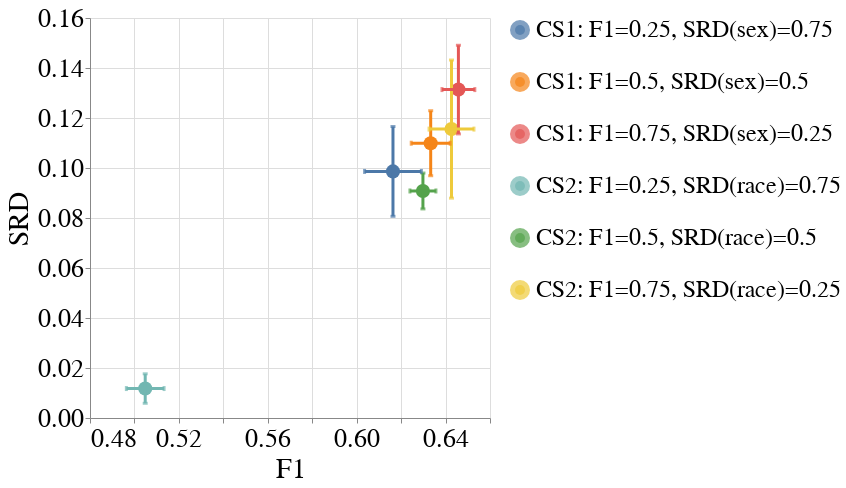

The notebook cell saved with this chart:
### Code cell
create_box_plot_per_dataset_and_all_case_studies(to_plot=best_lp_metrics_per_exp_config_df,
                                                 exp_name=EXP_NAME,
                                                 dataset_name=DATASET_NAME,
                                                 metric_x="F1",
                                                 group_x="overall",
                                                 metric_y="Selection_Rate_Difference",
                                                 group_y="RAC1P",
                                                 rename_legend_dct=rename_legend_dct)

### Figure 1 — Vega-Lite specification as saved in the notebook (floating-point values rounded to 4 significant figures)
{"config": {"view": {"continuousWidth": 400, "continuousHeight": 300, "stroke": null}, "axis": {"labelFontSize": 26, "labelFontWeight": "normal", "titleFontSize": 28, "titleFontWeight": "normal"}, "legend": {"labelFontSize": 24, "labelLimit": 500, "symbolStrokeWidth": 10, "titleFontSize": 26}, "title": {"fontSize": 28}}, "layer": [{"mark": {"type": "point", "filled": true}, "encoding": {"color": {"field": "exp_config_name", "title": null, "type": "nominal"}, "size": {"value": 200}, "tooltip": [{"field": "exp_config_name", "type": "nominal"}, {"aggregate": "mean", "field": "F1", "type": "quantitative"}, {"aggregate": "mean", "field": "Selection_Rate_Difference", "type": "quantitative"}], "x": {"aggregate": "mean", "field": "F1", "scale": {"zero": false}, "title": "F1", "type": "quantitative"}, "y": {"aggregate": "mean", "field": "Selection_Rate_Difference", "scale": {"zero": false}, "title": "SRD", "type": "quantitative"}}}, {"mark": {"type": "errorbar", "extent": "stdev", "orient": "vertical", "thickness": 3, "ticks": true}, "encoding": {"color": {"field": "exp_config_name", "title": null, "type": "nominal"}, "x": {"aggregate": "mean", "field": "F1", "scale": {"zero": false}, "title": "F1", "type": "quantitative"}, "y": {"field": "Selection_Rate_Difference", "scale": {"zero": false}, "title": "SRD", "type": "quantitative"}}}, {"mark": {"type": "errorbar", "extent": "stdev", "orient": "horizontal", "thickness": 3, "ticks": true}, "encoding": {"color": {"field": "exp_config_name", "title": null, "type": "nominal"}, "x": {"field": "F1", "scale": {"zero": false}, "title": "F1", "type": "quantitative"}, "y": {"aggregate": "mean", "field": "Selection_Rate_Difference", "scale": {"zero": false}, "title": "SRD", "type": "quantitative"}}}], "data": {"name": "data-c8f1461705dcc44adad69ce35a510b73"}, "height": 400, "width": 400, "$schema": "https://vega.github.io/schema/vega-lite/v4.17.0.json", "datasets": {"data-c8f1461705dcc44adad69ce35a510b73": [{"exp_config_name": "CS1: F1=0.25, SRD(sex)=0.75", "run_num": 1, "logical_pipeline_uuid": "Tm9uZSZOT19GQUlSTkVTU19JTlRFUlZFTlRJT04mZ2FuZGFsZl9jbGY=", "physical_pipeline_uuid": "958a42d4-ae13-4272-ac55-7a7a43adb079", "compound_pp_quality_x": 0.9037, "metric_x": "F1", "model_name": "gandalf_clf", "runtime_in_mins_x": 7.398, "dataset_name": "folk_pubcov", "logical_pipeline_name": "None&NO_FAIRNESS_INTERVENTION&gandalf_clf", "null_imputer_name_x": "None", "fairness_intervention_name_x": "NO_FAIRNESS_INTERVENTION", "RAC1P_dis_x": 0.6186, "RAC1P_priv_x": 0.6251, "SEX&RAC1P_dis_x": 0.6296, "SEX&RAC1P_priv_x": 0.6196, "SEX_dis_x": 0.6196, "SEX_priv_x": 0.6252, "F1": 0.6222, "compound_pp_quality_y": 0.9037, "metric_y": "Selection_Rate_Difference", "runtime_in_mins_y": 7.398, "null_imputer_name_y": "None", "fairness_intervention_name_y": "NO_FAIRNESS_INTERVENTION", "RAC1P_dis_y": 0.4202, "RAC1P_priv_y": 0.3143, "SEX&RAC1P_dis_y": 0.4456, "SEX&RAC1P_priv_y": 0.3314, "SEX_dis_y": 0.3536, "SEX_priv_y": 0.3561, "overall": 0.3547, "Selection_Rate_Difference": 0.1059}, {"exp_config_name": "CS1: F1=0.25, SRD(sex)=0.75", "run_num": 2, "logical_pipeline_uuid": "Tm9uZSZOT19GQUlSTkVTU19JTlRFUlZFTlRJT04mcmZfY2xm", "physical_pipeline_uuid": "71864487-2932-4202-b020-9da6a608e99a", "compound_pp_quality_x": 0.9003, "metric_x": "F1", "model_name": "rf_clf", "runtime_in_mins_x": 0.04963, "dataset_name": "folk_pubcov", "logical_pipeline_name": "None&NO_FAIRNESS_INTERVENTION&rf_clf", "null_imputer_name_x": "None", "fairness_intervention_name_x": "NO_FAIRNESS_INTERVENTION", "RAC1P_dis_x": 0.6221, "RAC1P_priv_x": 0.6091, "SEX&RAC1P_dis_x": 0.6193, "SEX&RAC1P_priv_x": 0.6134, "SEX_dis_x": 0.6068, "SEX_priv_x": 0.6246, "F1": 0.6148, "compound_pp_quality_y": 0.9003, "metric_y": "Selection_Rate_Difference", "runtime_in_mins_y": 0.04963, "null_imputer_name_y": "None", "fairness_intervention_name_y": "NO_FAIRNESS_INTERVENTION", "RAC1P_dis_y": 0.4028, "RAC1P_priv_y": 0.3066, "SEX&RAC1P_dis_y": 0.4212, "SEX&RAC1P_priv_y": 0.3222, "SEX_dis_y": 0.3404, "SEX_priv_y": 0.345, "overall": 0.3424, "Selection_Rate_Difference": 0.09616}, {"exp_config_name": "CS1: F1=0.25, SRD(sex)=0.75", "run_num": 3, "logical_pipeline_uuid": "Tm9uZSZOT19GQUlSTkVTU19JTlRFUlZFTlRJT04mZ2FuZGFsZl9jbGY=", "physical_pipeline_uuid": "ce1b8b63-3c48-45d8-8125-bd9908a4900b", "compound_pp_quality_x": 0.9069, "metric_x": "F1", "model_name": "gandalf_clf", "runtime_in_mins_x": 12.04, "dataset_name": "folk_pubcov", "logical_pipeline_name": "None&NO_FAIRNESS_INTERVENTION&gandalf_clf", "null_imputer_name_x": "None", "fairness_intervention_name_x": "NO_FAIRNESS_INTERVENTION", "RAC1P_dis_x": 0.6432, "RAC1P_priv_x": 0.6258, "SEX&RAC1P_dis_x": 0.6624, "SEX&RAC1P_priv_x": 0.6236, "SEX_dis_x": 0.6352, "SEX_priv_x": 0.6324, "F1": 0.634, "compound_pp_quality_y": 0.9069, "metric_y": "Selection_Rate_Difference", "runtime_in_mins_y": 12.04, "null_imputer_name_y": "None", "fairness_intervention_name_y": "NO_FAIRNESS_INTERVENTION", "RAC1P_dis_y": 0.419, "RAC1P_priv_y": 0.303, "SEX&RAC1P_dis_y": 0.4404, "SEX&RAC1P_priv_y": 0.3226, "SEX_dis_y": 0.3487, "SEX_priv_y": 0.3466, "overall": 0.3478, "Selection_Rate_Difference": 0.116}, {"exp_config_name": "CS1: F1=0.25, SRD(sex)=0.75", "run_num": 4, "logical_pipeline_uuid": "Tm9uZSZOT19GQUlSTkVTU19JTlRFUlZFTlRJT04mZ2FuZGFsZl9jbGY=", "physical_pipeline_uuid": "eac4cda9-7e20-40fa-a54f-d43347287293", "compound_pp_quality_x": 0.9003, "metric_x": "F1", "model_name": "gandalf_clf", "runtime_in_mins_x": 16.79, "dataset_name": "folk_pubcov", "logical_pipeline_name": "None&NO_FAIRNESS_INTERVENTION&gandalf_clf", "null_imputer_name_x": "None", "fairness_intervention_name_x": "NO_FAIRNESS_INTERVENTION", "RAC1P_dis_x": 0.5995, "RAC1P_priv_x": 0.62, "SEX&RAC1P_dis_x": 0.622, "SEX&RAC1P_priv_x": 0.6073, "SEX_dis_x": 0.6132, "SEX_priv_x": 0.6084, "F1": 0.6111, "compound_pp_quality_y": 0.9003, "metric_y": "Selection_Rate_Difference", "runtime_in_mins_y": 16.79, "null_imputer_name_y": "None", "fairness_intervention_name_y": "NO_FAIRNESS_INTERVENTION", "RAC1P_dis_y": 0.3475, "RAC1P_priv_y": 0.2784, "SEX&RAC1P_dis_y": 0.3719, "SEX&RAC1P_priv_y": 0.2865, "SEX_dis_y": 0.3029, "SEX_priv_y": 0.3062, "overall": 0.3043, "Selection_Rate_Difference": 0.06907}, {"exp_config_name": "CS1: F1=0.25, SRD(sex)=0.75", "run_num": 5, "logical_pipeline_uuid": "Tm9uZSZOT19GQUlSTkVTU19JTlRFUlZFTlRJT04mZ2FuZGFsZl9jbGY=", "physical_pipeline_uuid": "e7f4d3df-3543-4479-9e26-a243c1f93bc9", "compound_pp_quality_x": 0.8996, "metric_x": "F1", "model_name": "gandalf_clf", "runtime_in_mins_x": 10.61, "dataset_name": "folk_pubcov", "logical_pipeline_name": "None&NO_FAIRNESS_INTERVENTION&gandalf_clf", "null_imputer_name_x": "None", "fairness_intervention_name_x": "NO_FAIRNESS_INTERVENTION", "RAC1P_dis_x": 0.6033, "RAC1P_priv_x": 0.5967, "SEX&RAC1P_dis_x": 0.6249, "SEX&RAC1P_priv_x": 0.5909, "SEX_dis_x": 0.6025, "SEX_priv_x": 0.596, "F1": 0.5997, "compound_pp_quality_y": 0.8996, "metric_y": "Selection_Rate_Difference", "runtime_in_mins_y": 10.61, "null_imputer_name_y": "None", "fairness_intervention_name_y": "NO_FAIRNESS_INTERVENTION", "RAC1P_dis_y": 0.3726, "RAC1P_priv_y": 0.2665, "SEX&RAC1P_dis_y": 0.394, "SEX&RAC1P_priv_y": 0.2832, "SEX_dis_y": 0.3054, "SEX_priv_y": 0.3058, "overall": 0.3056, "Selection_Rate_Difference": 0.1061}, {"exp_config_name": "CS1: F1=0.5, SRD(sex)=0.5", "run_num": 1, "logical_pipeline_uuid": "Tm9uZSZOT19GQUlSTkVTU19JTlRFUlZFTlRJT04mZ2FuZGFsZl9jbGY=", "physical_pipeline_uuid": "76cf8f4b-42d2-4828-a382-2a6c20514a6a", "compound_pp_quality_x": 0.8099, "metric_x": "F1", "model_name": "gandalf_clf", "runtime_in_mins_x": 6.951, "dataset_name": "folk_pubcov", "logical_pipeline_name": "None&NO_FAIRNESS_INTERVENTION&gandalf_clf", "null_imputer_name_x": "None", "fairness_intervention_name_x": "NO_FAIRNESS_INTERVENTION", "RAC1P_dis_x": 0.6205, "RAC1P_priv_x": 0.6263, "SEX&RAC1P_dis_x": 0.6328, "SEX&RAC1P_priv_x": 0.6205, "SEX_dis_x": 0.6224, "SEX_priv_x": 0.6251, "F1": 0.6236, "compound_pp_quality_y": 0.8099, "metric_y": "Selection_Rate_Difference", "runtime_in_mins_y": 6.951, "null_imputer_name_y": "None", "fairness_intervention_name_y": "NO_FAIRNESS_INTERVENTION", "RAC1P_dis_y": 0.4225, "RAC1P_priv_y": 0.3141, "SEX&RAC1P_dis_y": 0.4471, "SEX&RAC1P_priv_y": 0.332, "SEX_dis_y": 0.3538, "SEX_priv_y": 0.3577, "overall": 0.3555, "Selection_Rate_Difference": 0.1084}, {"exp_config_name": "CS1: F1=0.5, SRD(sex)=0.5", "run_num": 2, "logical_pipeline_uuid": "Tm9uZSZOT19GQUlSTkVTU19JTlRFUlZFTlRJT04mbGdibV9jbGY=", "physical_pipeline_uuid": "c9ee8c82-7b34-4c91-afbc-77d176354226", "compound_pp_quality_x": 0.8061, "metric_x": "F1", "model_name": "lgbm_clf", "runtime_in_mins_x": 0.01599, "dataset_name": "folk_pubcov", "logical_pipeline_name": "None&NO_FAIRNESS_INTERVENTION&lgbm_clf", "null_imputer_name_x": "None", "fairness_intervention_name_x": "NO_FAIRNESS_INTERVENTION", "RAC1P_dis_x": 0.6237, "RAC1P_priv_x": 0.6286, "SEX&RAC1P_dis_x": 0.6205, "SEX&RAC1P_priv_x": 0.6283, "SEX_dis_x": 0.6191, "SEX_priv_x": 0.6352, "F1": 0.6264, "compound_pp_quality_y": 0.8061, "metric_y": "Selection_Rate_Difference", "runtime_in_mins_y": 0.01599, "null_imputer_name_y": "None", "fairness_intervention_name_y": "NO_FAIRNESS_INTERVENTION", "RAC1P_dis_y": 0.3738, "RAC1P_priv_y": 0.271, "SEX&RAC1P_dis_y": 0.3814, "SEX&RAC1P_priv_y": 0.2907, "SEX_dis_y": 0.303, "SEX_priv_y": 0.3171, "overall": 0.3092, "Selection_Rate_Difference": 0.1028}, {"exp_config_name": "CS1: F1=0.5, SRD(sex)=0.5", "run_num": 3, "logical_pipeline_uuid": "Tm9uZSZOT19GQUlSTkVTU19JTlRFUlZFTlRJT04mZ2FuZGFsZl9jbGY=", "physical_pipeline_uuid": "40d036dc-f339-49e6-96e2-8663f56b899b", "compound_pp_quality_x": 0.8165, "metric_x": "F1", "model_name": "gandalf_clf", "runtime_in_mins_x": 11.57, "dataset_name": "folk_pubcov", "logical_pipeline_name": "None&NO_FAIRNESS_INTERVENTION&gandalf_clf", "null_imputer_name_x": "None", "fairness_intervention_name_x": "NO_FAIRNESS_INTERVENTION", "RAC1P_dis_x": 0.6431, "RAC1P_priv_x": 0.6271, "SEX&RAC1P_dis_x": 0.6624, "SEX&RAC1P_priv_x": 0.6245, "SEX_dis_x": 0.6366, "SEX_priv_x": 0.6321, "F1": 0.6346, "compound_pp_quality_y": 0.8165, "metric_y": "Selection_Rate_Difference", "runtime_in_mins_y": 11.57, "null_imputer_name_y": "None", "fairness_intervention_name_y": "NO_FAIRNESS_INTERVENTION", "RAC1P_dis_y": 0.4224, "RAC1P_priv_y": 0.3058, "SEX&RAC1P_dis_y": 0.4418, "SEX&RAC1P_priv_y": 0.326, "SEX_dis_y": 0.3515, "SEX_priv_y": 0.3498, "overall": 0.3508, "Selection_Rate_Difference": 0.1166}, {"exp_config_name": "CS1: F1=0.5, SRD(sex)=0.5", "run_num": 4, "logical_pipeline_uuid": "Tm9uZSZOT19GQUlSTkVTU19JTlRFUlZFTlRJT04mZ2FuZGFsZl9jbGY=", "physical_pipeline_uuid": "73df4398-3da6-4142-9186-4b8aa8b8768b", "compound_pp_quality_x": 0.8098, "metric_x": "F1", "model_name": "gandalf_clf", "runtime_in_mins_x": 15.61, "dataset_name": "folk_pubcov", "logical_pipeline_name": "None&NO_FAIRNESS_INTERVENTION&gandalf_clf", "null_imputer_name_x": "None", "fairness_intervention_name_x": "NO_FAIRNESS_INTERVENTION", "RAC1P_dis_x": 0.6317, "RAC1P_priv_x": 0.6396, "SEX&RAC1P_dis_x": 0.6495, "SEX&RAC1P_priv_x": 0.6315, "SEX_dis_x": 0.6354, "SEX_priv_x": 0.637, "F1": 0.6361, "compound_pp_quality_y": 0.8098, "metric_y": "Selection_Rate_Difference", "runtime_in_mins_y": 15.61, "null_imputer_name_y": "None", "fairness_intervention_name_y": "NO_FAIRNESS_INTERVENTION", "RAC1P_dis_y": 0.408, "RAC1P_priv_y": 0.3141, "SEX&RAC1P_dis_y": 0.4272, "SEX&RAC1P_priv_y": 0.3288, "SEX_dis_y": 0.3421, "SEX_priv_y": 0.3587, "overall": 0.3493, "Selection_Rate_Difference": 0.09392}, {"exp_config_name": "CS1: F1=0.5, SRD(sex)=0.5", "run_num": 5, "logical_pipeline_uuid": "Tm9uZSZOT19GQUlSTkVTU19JTlRFUlZFTlRJT04mZ2FuZGFsZl9jbGY=", "physical_pipeline_uuid": "62462e31-ce70-492f-aea5-6e2a7a34b420", "compound_pp_quality_x": 0.8179, "metric_x": "F1", "model_name": "gandalf_clf", "runtime_in_mins_x": 12.73, "dataset_name": "folk_pubcov", "logical_pipeline_name": "None&NO_FAIRNESS_INTERVENTION&gandalf_clf", "null_imputer_name_x": "None", "fairness_intervention_name_x": "NO_FAIRNESS_INTERVENTION", "RAC1P_dis_x": 0.657, "RAC1P_priv_x": 0.6366, "SEX&RAC1P_dis_x": 0.6725, "SEX&RAC1P_priv_x": 0.6367, "SEX_dis_x": 0.6439, "SEX_priv_x": 0.6481, "F1": 0.6458, "compound_pp_quality_y": 0.8179, "metric_y": "Selection_Rate_Difference", "runtime_in_mins_y": 12.73, "null_imputer_name_y": "None", "fairness_intervention_name_y": "NO_FAIRNESS_INTERVENTION", "RAC1P_dis_y": 0.4623, "RAC1P_priv_y": 0.3344, "SEX&RAC1P_dis_y": 0.4755, "SEX&RAC1P_priv_y": 0.3578, "SEX_dis_y": 0.3773, "SEX_priv_y": 0.3872, "overall": 0.3816, "Selection_Rate_Difference": 0.1279}, {"exp_config_name": "CS1: F1=0.75, SRD(sex)=0.25", "run_num": 1, "logical_pipeline_uuid": "Tm9uZSZOT19GQUlSTkVTU19JTlRFUlZFTlRJT04mZ2FuZGFsZl9jbGY=", "physical_pipeline_uuid": "29b1f677-8500-4f01-82b9-e83f900f3a3d", "compound_pp_quality_x": 0.7218, "metric_x": "F1", "model_name": "gandalf_clf", "runtime_in_mins_x": 7.219, "dataset_name": "folk_pubcov", "logical_pipeline_name": "None&NO_FAIRNESS_INTERVENTION&gandalf_clf", "null_imputer_name_x": "None", "fairness_intervention_name_x": "NO_FAIRNESS_INTERVENTION", "RAC1P_dis_x": 0.6434, "RAC1P_priv_x": 0.6311, "SEX&RAC1P_dis_x": 0.6481, "SEX&RAC1P_priv_x": 0.633, "SEX_dis_x": 0.6279, "SEX_priv_x": 0.6473, "F1": 0.6368, "compound_pp_quality_y": 0.7218, "metric_y": "Selection_Rate_Difference", "runtime_in_mins_y": 7.219, "null_imputer_name_y": "None", "fairness_intervention_name_y": "NO_FAIRNESS_INTERVENTION", "RAC1P_dis_y": 0.4653, "RAC1P_priv_y": 0.3316, "SEX&RAC1P_dis_y": 0.478, "SEX&RAC1P_priv_y": 0.3581, "SEX_dis_y": 0.3724, "SEX_priv_y": 0.3956, "overall": 0.3826, "Selection_Rate_Difference": 0.1337}, {"exp_config_name": "CS1: F1=0.75, SRD(sex)=0.25", "run_num": 2, "logical_pipeline_uuid": "Tm9uZSZOT19GQUlSTkVTU19JTlRFUlZFTlRJT04mZ2FuZGFsZl9jbGY=", "physical_pipeline_uuid": "d4af35ab-b5ca-436a-9ab2-e6aa79af6e9f", "compound_pp_quality_x": 0.7275, "metric_x": "F1", "model_name": "gandalf_clf", "runtime_in_mins_x": 13.37, "dataset_name": "folk_pubcov", "logical_pipeline_name": "None&NO_FAIRNESS_INTERVENTION&gandalf_clf", "null_imputer_name_x": "None", "fairness_intervention_name_x": "NO_FAIRNESS_INTERVENTION", "RAC1P_dis_x": 0.6611, "RAC1P_priv_x": 0.6467, "SEX&RAC1P_dis_x": 0.6548, "SEX&RAC1P_priv_x": 0.6527, "SEX_dis_x": 0.6515, "SEX_priv_x": 0.6552, "F1": 0.6532, "compound_pp_quality_y": 0.7275, "metric_y": "Selection_Rate_Difference", "runtime_in_mins_y": 13.37, "null_imputer_name_y": "None", "fairness_intervention_name_y": "NO_FAIRNESS_INTERVENTION", "RAC1P_dis_y": 0.4929, "RAC1P_priv_y": 0.3471, "SEX&RAC1P_dis_y": 0.4786, "SEX&RAC1P_priv_y": 0.3815, "SEX_dis_y": 0.3796, "SEX_priv_y": 0.4291, "overall": 0.4013, "Selection_Rate_Difference": 0.1458}, {"exp_config_name": "CS1: F1=0.75, SRD(sex)=0.25", "run_num": 3, "logical_pipeline_uuid": "Tm9uZSZOT19GQUlSTkVTU19JTlRFUlZFTlRJT04mZ2FuZGFsZl9jbGY=", "physical_pipeline_uuid": "3e79a58b-44c9-45a2-8dc6-5725535f4bd7", "compound_pp_quality_x": 0.7264, "metric_x": "F1", "model_name": "gandalf_clf", "runtime_in_mins_x": 14.21, "dataset_name": "folk_pubcov", "logical_pipeline_name": "None&NO_FAIRNESS_INTERVENTION&gandalf_clf", "null_imputer_name_x": "None", "fairness_intervention_name_x": "NO_FAIRNESS_INTERVENTION", "RAC1P_dis_x": 0.6432, "RAC1P_priv_x": 0.6354, "SEX&RAC1P_dis_x": 0.6484, "SEX&RAC1P_priv_x": 0.6357, "SEX_dis_x": 0.6296, "SEX_priv_x": 0.6508, "F1": 0.639, "compound_pp_quality_y": 0.7264, "metric_y": "Selection_Rate_Difference", "runtime_in_mins_y": 14.21, "null_imputer_name_y": "None", "fairness_intervention_name_y": "NO_FAIRNESS_INTERVENTION", "RAC1P_dis_y": 0.4263, "RAC1P_priv_y": 0.3224, "SEX&RAC1P_dis_y": 0.4334, "SEX&RAC1P_priv_y": 0.3432, "SEX_dis_y": 0.3575, "SEX_priv_y": 0.369, "overall": 0.3625, "Selection_Rate_Difference": 0.1039}, {"exp_config_name": "CS1: F1=0.75, SRD(sex)=0.25", "run_num": 4, "logical_pipeline_uuid": "Tm9uZSZOT19GQUlSTkVTU19JTlRFUlZFTlRJT04mZ2FuZGFsZl9jbGY=", "physical_pipeline_uuid": "8e2b1ba1-d1b0-4c89-bc8d-d7db1997ff3e", "compound_pp_quality_x": 0.7321, "metric_x": "F1", "model_name": "gandalf_clf", "runtime_in_mins_x": 10.33, "dataset_name": "folk_pubcov", "logical_pipeline_name": "None&NO_FAIRNESS_INTERVENTION&gandalf_clf", "null_imputer_name_x": "None", "fairness_intervention_name_x": "NO_FAIRNESS_INTERVENTION", "RAC1P_dis_x": 0.6521, "RAC1P_priv_x": 0.6464, "SEX&RAC1P_dis_x": 0.6677, "SEX&RAC1P_priv_x": 0.6424, "SEX_dis_x": 0.6462, "SEX_priv_x": 0.6523, "F1": 0.6489, "compound_pp_quality_y": 0.7321, "metric_y": "Selection_Rate_Difference", "runtime_in_mins_y": 10.33, "null_imputer_name_y": "None", "fairness_intervention_name_y": "NO_FAIRNESS_INTERVENTION", "RAC1P_dis_y": 0.4664, "RAC1P_priv_y": 0.3403, "SEX&RAC1P_dis_y": 0.4873, "SEX&RAC1P_priv_y": 0.3614, "SEX_dis_y": 0.3797, "SEX_priv_y": 0.398, "overall": 0.3876, "Selection_Rate_Difference": 0.1261}, {"exp_config_name": "CS1: F1=0.75, SRD(sex)=0.25", "run_num": 5, "logical_pipeline_uuid": "Tm9uZSZOT19GQUlSTkVTU19JTlRFUlZFTlRJT04mZ2FuZGFsZl9jbGY=", "physical_pipeline_uuid": "68bd4be6-838e-4843-929f-0d7464c89b53", "compound_pp_quality_x": 0.7306, "metric_x": "F1", "model_name": "gandalf_clf", "runtime_in_mins_x": 10.66, "dataset_name": "folk_pubcov", "logical_pipeline_name": "None&NO_FAIRNESS_INTERVENTION&gandalf_clf", "null_imputer_name_x": "None", "fairness_intervention_name_x": "NO_FAIRNESS_INTERVENTION", "RAC1P_dis_x": 0.6653, "RAC1P_priv_x": 0.639, "SEX&RAC1P_dis_x": 0.6789, "SEX&RAC1P_priv_x": 0.6415, "SEX_dis_x": 0.6468, "SEX_priv_x": 0.6561, "F1": 0.651, "compound_pp_quality_y": 0.7306, "metric_y": "Selection_Rate_Difference", "runtime_in_mins_y": 10.66, "null_imputer_name_y": "None", "fairness_intervention_name_y": "NO_FAIRNESS_INTERVENTION", "RAC1P_dis_y": 0.4759, "RAC1P_priv_y": 0.3284, "SEX&RAC1P_dis_y": 0.481, "SEX&RAC1P_priv_y": 0.3579, "SEX_dis_y": 0.3696, "SEX_priv_y": 0.4002, "overall": 0.3828, "Selection_Rate_Difference": 0.1474}, {"exp_config_name": "CS2: F1=0.25, SRD(race)=0.75", "run_num": 1, "logical_pipeline_uuid": "Tm9uZSZOT19GQUlSTkVTU19JTlRFUlZFTlRJT04mcmZfY2xm", "physical_pipeline_uuid": "613fde51-0194-4263-98e5-5e6f95e37576", "compound_pp_quality_x": 0.8684, "metric_x": "F1", "model_name": "rf_clf", "runtime_in_mins_x": 0.04458, "dataset_name": "folk_pubcov", "logical_pipeline_name": "None&NO_FAIRNESS_INTERVENTION&rf_clf", "null_imputer_name_x": "None", "fairness_intervention_name_x": "NO_FAIRNESS_INTERVENTION", "RAC1P_dis_x": 0.4422, "RAC1P_priv_x": 0.5348, "SEX&RAC1P_dis_x": 0.4404, "SEX&RAC1P_priv_x": 0.5107, "SEX_dis_x": 0.4744, "SEX_priv_x": 0.5164, "F1": 0.4942, "compound_pp_quality_y": 0.8684, "metric_y": "Selection_Rate_Difference", "runtime_in_mins_y": 0.04458, "null_imputer_name_y": "None", "fairness_intervention_name_y": "NO_FAIRNESS_INTERVENTION", "RAC1P_dis_y": 0.1934, "RAC1P_priv_y": 0.1866, "SEX&RAC1P_dis_y": 0.1846, "SEX&RAC1P_priv_y": 0.1904, "SEX_dis_y": 0.1708, "SEX_priv_y": 0.2125, "overall": 0.1892, "Selection_Rate_Difference": 0.006866}, {"exp_config_name": "CS2: F1=0.25, SRD(race)=0.75", "run_num": 2, "logical_pipeline_uuid": "Tm9uZSZOT19GQUlSTkVTU19JTlRFUlZFTlRJT04mcmZfY2xm", "physical_pipeline_uuid": "90d5579c-37f8-4826-8d51-76ee76d67b06", "compound_pp_quality_x": 0.8625, "metric_x": "F1", "model_name": "rf_clf", "runtime_in_mins_x": 0.1799, "dataset_name": "folk_pubcov", "logical_pipeline_name": "None&NO_FAIRNESS_INTERVENTION&rf_clf", "null_imputer_name_x": "None", "fairness_intervention_name_x": "NO_FAIRNESS_INTERVENTION", "RAC1P_dis_x": 0.4655, "RAC1P_priv_x": 0.5298, "SEX&RAC1P_dis_x": 0.4535, "SEX&RAC1P_priv_x": 0.517, "SEX_dis_x": 0.4838, "SEX_priv_x": 0.5232, "F1": 0.5022, "compound_pp_quality_y": 0.8625, "metric_y": "Selection_Rate_Difference", "runtime_in_mins_y": 0.1799, "null_imputer_name_y": "None", "fairness_intervention_name_y": "NO_FAIRNESS_INTERVENTION", "RAC1P_dis_y": 0.2011, "RAC1P_priv_y": 0.1837, "SEX&RAC1P_dis_y": 0.1915, "SEX&RAC1P_priv_y": 0.1899, "SEX_dis_y": 0.1737, "SEX_priv_y": 0.2114, "overall": 0.1902, "Selection_Rate_Difference": 0.0174}, {"exp_config_name": "CS2: F1=0.25, SRD(race)=0.75", "run_num": 3, "logical_pipeline_uuid": "Tm9uZSZOT19GQUlSTkVTU19JTlRFUlZFTlRJT04mcmZfY2xm", "physical_pipeline_uuid": "ed773b07-0e46-4f94-81ca-4da4b9f1e3a3", "compound_pp_quality_x": 0.8726, "metric_x": "F1", "model_name": "rf_clf", "runtime_in_mins_x": 0.3652, "dataset_name": "folk_pubcov", "logical_pipeline_name": "None&NO_FAIRNESS_INTERVENTION&rf_clf", "null_imputer_name_x": "None", "fairness_intervention_name_x": "NO_FAIRNESS_INTERVENTION", "RAC1P_dis_x": 0.4586, "RAC1P_priv_x": 0.5395, "SEX&RAC1P_dis_x": 0.4505, "SEX&RAC1P_priv_x": 0.5207, "SEX_dis_x": 0.4703, "SEX_priv_x": 0.5424, "F1": 0.5036, "compound_pp_quality_y": 0.8726, "metric_y": "Selection_Rate_Difference", "runtime_in_mins_y": 0.3652, "null_imputer_name_y": "None", "fairness_intervention_name_y": "NO_FAIRNESS_INTERVENTION", "RAC1P_dis_y": 0.1995, "RAC1P_priv_y": 0.1951, "SEX&RAC1P_dis_y": 0.1851, "SEX&RAC1P_priv_y": 0.2, "SEX_dis_y": 0.1744, "SEX_priv_y": 0.2259, "overall": 0.1968, "Selection_Rate_Difference": 0.004451}, {"exp_config_name": "CS2: F1=0.25, SRD(race)=0.75", "run_num": 4, "logical_pipeline_uuid": "Tm9uZSZOT19GQUlSTkVTU19JTlRFUlZFTlRJT04mcmZfY2xm", "physical_pipeline_uuid": "d9276800-13d6-48d8-b61e-081b9fdb78d0", "compound_pp_quality_x": 0.8666, "metric_x": "F1", "model_name": "rf_clf", "runtime_in_mins_x": 0.02287, "dataset_name": "folk_pubcov", "logical_pipeline_name": "None&NO_FAIRNESS_INTERVENTION&rf_clf", "null_imputer_name_x": "None", "fairness_intervention_name_x": "NO_FAIRNESS_INTERVENTION", "RAC1P_dis_x": 0.479, "RAC1P_priv_x": 0.5465, "SEX&RAC1P_dis_x": 0.473, "SEX&RAC1P_priv_x": 0.5319, "SEX_dis_x": 0.4941, "SEX_priv_x": 0.5449, "F1": 0.5176, "compound_pp_quality_y": 0.8666, "metric_y": "Selection_Rate_Difference", "runtime_in_mins_y": 0.02287, "null_imputer_name_y": "None", "fairness_intervention_name_y": "NO_FAIRNESS_INTERVENTION", "RAC1P_dis_y": 0.2093, "RAC1P_priv_y": 0.1923, "SEX&RAC1P_dis_y": 0.2062, "SEX&RAC1P_priv_y": 0.1967, "SEX_dis_y": 0.1801, "SEX_priv_y": 0.2232, "overall": 0.1987, "Selection_Rate_Difference": 0.01701}, {"exp_config_name": "CS2: F1=0.25, SRD(race)=0.75", "run_num": 5, "logical_pipeline_uuid": "Tm9uZSZOT19GQUlSTkVTU19JTlRFUlZFTlRJT04mcmZfY2xm", "physical_pipeline_uuid": "b75b2fa6-9525-45b9-ac4b-8a5fce7f1b83", "compound_pp_quality_x": 0.8668, "metric_x": "F1", "model_name": "rf_clf", "runtime_in_mins_x": 0.1131, "dataset_name": "folk_pubcov", "logical_pipeline_name": "None&NO_FAIRNESS_INTERVENTION&rf_clf", "null_imputer_name_x": "None", "fairness_intervention_name_x": "NO_FAIRNESS_INTERVENTION", "RAC1P_dis_x": 0.4683, "RAC1P_priv_x": 0.5354, "SEX&RAC1P_dis_x": 0.4724, "SEX&RAC1P_priv_x": 0.5174, "SEX_dis_x": 0.4891, "SEX_priv_x": 0.5275, "F1": 0.5066, "compound_pp_quality_y": 0.8668, "metric_y": "Selection_Rate_Difference", "runtime_in_mins_y": 0.1131, "null_imputer_name_y": "None", "fairness_intervention_name_y": "NO_FAIRNESS_INTERVENTION", "RAC1P_dis_y": 0.1982, "RAC1P_priv_y": 0.185, "SEX&RAC1P_dis_y": 0.1982, "SEX&RAC1P_priv_y": 0.1878, "SEX_dis_y": 0.1751, "SEX_priv_y": 0.2093, "overall": 0.1899, "Selection_Rate_Difference": 0.01317}, {"exp_config_name": "CS2: F1=0.5, SRD(race)=0.5", "run_num": 1, "logical_pipeline_uuid": "Tm9uZSZOT19GQUlSTkVTU19JTlRFUlZFTlRJT04mbGdibV9jbGY=", "physical_pipeline_uuid": "a644eda4-3702-4e1a-b8d7-971aa792958f", "compound_pp_quality_x": 0.7665, "metric_x": "F1", "model_name": "lgbm_clf", "runtime_in_mins_x": 0.02519, "dataset_name": "folk_pubcov", "logical_pipeline_name": "None&NO_FAIRNESS_INTERVENTION&lgbm_clf", "null_imputer_name_x": "None", "fairness_intervention_name_x": "NO_FAIRNESS_INTERVENTION", "RAC1P_dis_x": 0.6157, "RAC1P_priv_x": 0.633, "SEX&RAC1P_dis_x": 0.6253, "SEX&RAC1P_priv_x": 0.625, "SEX_dis_x": 0.6214, "SEX_priv_x": 0.6294, "F1": 0.6251, "compound_pp_quality_y": 0.7665, "metric_y": "Selection_Rate_Difference", "runtime_in_mins_y": 0.02519, "null_imputer_name_y": "None", "fairness_intervention_name_y": "NO_FAIRNESS_INTERVENTION", "RAC1P_dis_y": 0.3717, "RAC1P_priv_y": 0.2795, "SEX&RAC1P_dis_y": 0.3879, "SEX&RAC1P_priv_y": 0.2959, "SEX_dis_y": 0.3066, "SEX_priv_y": 0.325, "overall": 0.3147, "Selection_Rate_Difference": 0.09214}, {"exp_config_name": "CS2: F1=0.5, SRD(race)=0.5", "run_num": 2, "logical_pipeline_uuid": "Tm9uZSZOT19GQUlSTkVTU19JTlRFUlZFTlRJT04mbGdibV9jbGY=", "physical_pipeline_uuid": "04419453-9fdf-404a-9556-a64c008341ff", "compound_pp_quality_x": 0.7653, "metric_x": "F1", "model_name": "lgbm_clf", "runtime_in_mins_x": 0.01704, "dataset_name": "folk_pubcov", "logical_pipeline_name": "None&NO_FAIRNESS_INTERVENTION&lgbm_clf", "null_imputer_name_x": "None", "fairness_intervention_name_x": "NO_FAIRNESS_INTERVENTION", "RAC1P_dis_x": 0.6303, "RAC1P_priv_x": 0.6317, "SEX&RAC1P_dis_x": 0.6239, "SEX&RAC1P_priv_x": 0.6335, "SEX_dis_x": 0.6233, "SEX_priv_x": 0.6404, "F1": 0.6311, "compound_pp_quality_y": 0.7653, "metric_y": "Selection_Rate_Difference", "runtime_in_mins_y": 0.01704, "null_imputer_name_y": "None", "fairness_intervention_name_y": "NO_FAIRNESS_INTERVENTION", "RAC1P_dis_y": 0.3759, "RAC1P_priv_y": 0.2754, "SEX&RAC1P_dis_y": 0.38, "SEX&RAC1P_priv_y": 0.2956, "SEX_dis_y": 0.3051, "SEX_priv_y": 0.3226, "overall": 0.3128, "Selection_Rate_Difference": 0.1005}, {"exp_config_name": "CS2: F1=0.5, SRD(race)=0.5", "run_num": 3, "logical_pipeline_uuid": "Tm9uZSZOT19GQUlSTkVTU19JTlRFUlZFTlRJT04mZ2FuZGFsZl9jbGY=", "physical_pipeline_uuid": "bdc69d87-135c-46d3-bd95-838df2fd63fc", "compound_pp_quality_x": 0.7721, "metric_x": "F1", "model_name": "gandalf_clf", "runtime_in_mins_x": 11.1, "dataset_name": "folk_pubcov", "logical_pipeline_name": "None&NO_FAIRNESS_INTERVENTION&gandalf_clf", "null_imputer_name_x": "None", "fairness_intervention_name_x": "NO_FAIRNESS_INTERVENTION", "RAC1P_dis_x": 0.6266, "RAC1P_priv_x": 0.6241, "SEX&RAC1P_dis_x": 0.6397, "SEX&RAC1P_priv_x": 0.6202, "SEX_dis_x": 0.6177, "SEX_priv_x": 0.6346, "F1": 0.6253, "compound_pp_quality_y": 0.7721, "metric_y": "Selection_Rate_Difference", "runtime_in_mins_y": 11.1, "null_imputer_name_y": "None", "fairness_intervention_name_y": "NO_FAIRNESS_INTERVENTION", "RAC1P_dis_y": 0.3838, "RAC1P_priv_y": 0.3027, "SEX&RAC1P_dis_y": 0.3876, "SEX&RAC1P_priv_y": 0.3194, "SEX_dis_y": 0.3252, "SEX_priv_y": 0.3455, "overall": 0.334, "Selection_Rate_Difference": 0.08106}, {"exp_config_name": "CS2: F1=0.5, SRD(race)=0.5", "run_num": 4, "logical_pipeline_uuid": "Tm9uZSZOT19GQUlSTkVTU19JTlRFUlZFTlRJT04mZ2FuZGFsZl9jbGY=", "physical_pipeline_uuid": "96dc28f1-c532-4eb9-b7a1-b3f4d6b4a92a", "compound_pp_quality_x": 0.7759, "metric_x": "F1", "model_name": "gandalf_clf", "runtime_in_mins_x": 18.09, "dataset_name": "folk_pubcov", "logical_pipeline_name": "None&NO_FAIRNESS_INTERVENTION&gandalf_clf", "null_imputer_name_x": "None", "fairness_intervention_name_x": "NO_FAIRNESS_INTERVENTION", "RAC1P_dis_x": 0.6296, "RAC1P_priv_x": 0.6468, "SEX&RAC1P_dis_x": 0.6438, "SEX&RAC1P_priv_x": 0.6378, "SEX_dis_x": 0.6371, "SEX_priv_x": 0.642, "F1": 0.6393, "compound_pp_quality_y": 0.7759, "metric_y": "Selection_Rate_Difference", "runtime_in_mins_y": 18.09, "null_imputer_name_y": "None", "fairness_intervention_name_y": "NO_FAIRNESS_INTERVENTION", "RAC1P_dis_y": 0.4075, "RAC1P_priv_y": 0.32, "SEX&RAC1P_dis_y": 0.4205, "SEX&RAC1P_priv_y": 0.335, "SEX_dis_y": 0.3436, "SEX_priv_y": 0.3649, "overall": 0.3528, "Selection_Rate_Difference": 0.08747}, {"exp_config_name": "CS2: F1=0.5, SRD(race)=0.5", "run_num": 5, "logical_pipeline_uuid": "Tm9uZSZOT19GQUlSTkVTU19JTlRFUlZFTlRJT04mbGdibV9jbGY=", "physical_pipeline_uuid": "a797b52c-b2f3-46dd-aca9-7f47294f51db", "compound_pp_quality_x": 0.7677, "metric_x": "F1", "model_name": "lgbm_clf", "runtime_in_mins_x": 0.01558, "dataset_name": "folk_pubcov", "logical_pipeline_name": "None&NO_FAIRNESS_INTERVENTION&lgbm_clf", "null_imputer_name_x": "None", "fairness_intervention_name_x": "NO_FAIRNESS_INTERVENTION", "RAC1P_dis_x": 0.6318, "RAC1P_priv_x": 0.6256, "SEX&RAC1P_dis_x": 0.6478, "SEX&RAC1P_priv_x": 0.6219, "SEX_dis_x": 0.6285, "SEX_priv_x": 0.6283, "F1": 0.6284, "compound_pp_quality_y": 0.7677, "metric_y": "Selection_Rate_Difference", "runtime_in_mins_y": 0.01558, "null_imputer_name_y": "None", "fairness_intervention_name_y": "NO_FAIRNESS_INTERVENTION", "RAC1P_dis_y": 0.3728, "RAC1P_priv_y": 0.2799, "SEX&RAC1P_dis_y": 0.3826, "SEX&RAC1P_priv_y": 0.2969, "SEX_dis_y": 0.3074, "SEX_priv_y": 0.3232, "overall": 0.3142, "Selection_Rate_Difference": 0.09289}, {"exp_config_name": "CS2: F1=0.75, SRD(race)=0.25", "run_num": 1, "logical_pipeline_uuid": "Tm9uZSZOT19GQUlSTkVTU19JTlRFUlZFTlRJT04mbGdibV9jbGY=", "physical_pipeline_uuid": "d6b4672c-9539-4ff9-8959-69f9b4582465", "compound_pp_quality_x": 0.6968, "metric_x": "F1", "model_name": "lgbm_clf", "runtime_in_mins_x": 0.0315, "dataset_name": "folk_pubcov", "logical_pipeline_name": "None&NO_FAIRNESS_INTERVENTION&lgbm_clf", "null_imputer_name_x": "None", "fairness_intervention_name_x": "NO_FAIRNESS_INTERVENTION", "RAC1P_dis_x": 0.6192, "RAC1P_priv_x": 0.6341, "SEX&RAC1P_dis_x": 0.6252, "SEX&RAC1P_priv_x": 0.628, "SEX_dis_x": 0.6211, "SEX_priv_x": 0.6345, "F1": 0.6273, "compound_pp_quality_y": 0.6968, "metric_y": "Selection_Rate_Difference", "runtime_in_mins_y": 0.0315, "null_imputer_name_y": "None", "fairness_intervention_name_y": "NO_FAIRNESS_INTERVENTION", "RAC1P_dis_y": 0.372, "RAC1P_priv_y": 0.2774, "SEX&RAC1P_dis_y": 0.3849, "SEX&RAC1P_priv_y": 0.2952, "SEX_dis_y": 0.3041, "SEX_priv_y": 0.3255, "overall": 0.3135, "Selection_Rate_Difference": 0.09451}, {"exp_config_name": "CS2: F1=0.75, SRD(race)=0.25", "run_num": 2, "logical_pipeline_uuid": "Tm9uZSZOT19GQUlSTkVTU19JTlRFUlZFTlRJT04mZ2FuZGFsZl9jbGY=", "physical_pipeline_uuid": "6cf2264a-c555-4fae-a41a-4d4d771129cb", "compound_pp_quality_x": 0.7017, "metric_x": "F1", "model_name": "gandalf_clf", "runtime_in_mins_x": 13.38, "dataset_name": "folk_pubcov", "logical_pipeline_name": "None&NO_FAIRNESS_INTERVENTION&gandalf_clf", "null_imputer_name_x": "None", "fairness_intervention_name_x": "NO_FAIRNESS_INTERVENTION", "RAC1P_dis_x": 0.6563, "RAC1P_priv_x": 0.6449, "SEX&RAC1P_dis_x": 0.6489, "SEX&RAC1P_priv_x": 0.6504, "SEX_dis_x": 0.646, "SEX_priv_x": 0.6548, "F1": 0.6501, "compound_pp_quality_y": 0.7017, "metric_y": "Selection_Rate_Difference", "runtime_in_mins_y": 13.38, "null_imputer_name_y": "None", "fairness_intervention_name_y": "NO_FAIRNESS_INTERVENTION", "RAC1P_dis_y": 0.4878, "RAC1P_priv_y": 0.3445, "SEX&RAC1P_dis_y": 0.4737, "SEX&RAC1P_priv_y": 0.3784, "SEX_dis_y": 0.3757, "SEX_priv_y": 0.4261, "overall": 0.3978, "Selection_Rate_Difference": 0.1432}, {"exp_config_name": "CS2: F1=0.75, SRD(race)=0.25", "run_num": 3, "logical_pipeline_uuid": "Tm9uZSZOT19GQUlSTkVTU19JTlRFUlZFTlRJT04mZ2FuZGFsZl9jbGY=", "physical_pipeline_uuid": "a82ba31b-7378-467e-8a53-9f4204027289", "compound_pp_quality_x": 0.7058, "metric_x": "F1", "model_name": "gandalf_clf", "runtime_in_mins_x": 11.64, "dataset_name": "folk_pubcov", "logical_pipeline_name": "None&NO_FAIRNESS_INTERVENTION&gandalf_clf", "null_imputer_name_x": "None", "fairness_intervention_name_x": "NO_FAIRNESS_INTERVENTION", "RAC1P_dis_x": 0.643, "RAC1P_priv_x": 0.6438, "SEX&RAC1P_dis_x": 0.6538, "SEX&RAC1P_priv_x": 0.6398, "SEX_dis_x": 0.6399, "SEX_priv_x": 0.6477, "F1": 0.6434, "compound_pp_quality_y": 0.7058, "metric_y": "Selection_Rate_Difference", "runtime_in_mins_y": 11.64, "null_imputer_name_y": "None", "fairness_intervention_name_y": "NO_FAIRNESS_INTERVENTION", "RAC1P_dis_y": 0.4395, "RAC1P_priv_y": 0.3324, "SEX&RAC1P_dis_y": 0.4427, "SEX&RAC1P_priv_y": 0.3549, "SEX_dis_y": 0.363, "SEX_priv_y": 0.3876, "overall": 0.3737, "Selection_Rate_Difference": 0.1071}, {"exp_config_name": "CS2: F1=0.75, SRD(race)=0.25", "run_num": 4, "logical_pipeline_uuid": "Tm9uZSZOT19GQUlSTkVTU19JTlRFUlZFTlRJT04mZ2FuZGFsZl9jbGY=", "physical_pipeline_uuid": "25d1db45-06b1-4a4b-8f99-ddbbf627d6ac", "compound_pp_quality_x": 0.7081, "metric_x": "F1", "model_name": "gandalf_clf", "runtime_in_mins_x": 15.99, "dataset_name": "folk_pubcov", "logical_pipeline_name": "None&NO_FAIRNESS_INTERVENTION&gandalf_clf", "null_imputer_name_x": "None", "fairness_intervention_name_x": "NO_FAIRNESS_INTERVENTION", "RAC1P_dis_x": 0.6298, "RAC1P_priv_x": 0.6473, "SEX&RAC1P_dis_x": 0.6438, "SEX&RAC1P_priv_x": 0.6383, "SEX_dis_x": 0.6372, "SEX_priv_x": 0.6426, "F1": 0.6396, "compound_pp_quality_y": 0.7081, "metric_y": "Selection_Rate_Difference", "runtime_in_mins_y": 15.99, "null_imputer_name_y": "None", "fairness_intervention_name_y": "NO_FAIRNESS_INTERVENTION", "RAC1P_dis_y": 0.4072, "RAC1P_priv_y": 0.3205, "SEX&RAC1P_dis_y": 0.4205, "SEX&RAC1P_priv_y": 0.3353, "SEX_dis_y": 0.3439, "SEX_priv_y": 0.3649, "overall": 0.353, "Selection_Rate_Difference": 0.08672}, {"exp_config_name": "CS2: F1=0.75, SRD(race)=0.25", "run_num": 5, "logical_pipeline_uuid": "Tm9uZSZOT19GQUlSTkVTU19JTlRFUlZFTlRJT04mZ2FuZGFsZl9jbGY=", "physical_pipeline_uuid": "5e2306d5-6b18-4a5b-9e0d-c009908f5af7", "compound_pp_quality_x": 0.7032, "metric_x": "F1", "model_name": "gandalf_clf", "runtime_in_mins_x": 9.255, "dataset_name": "folk_pubcov", "logical_pipeline_name": "None&NO_FAIRNESS_INTERVENTION&gandalf_clf", "null_imputer_name_x": "None", "fairness_intervention_name_x": "NO_FAIRNESS_INTERVENTION", "RAC1P_dis_x": 0.6701, "RAC1P_priv_x": 0.6388, "SEX&RAC1P_dis_x": 0.6829, "SEX&RAC1P_priv_x": 0.6429, "SEX_dis_x": 0.6487, "SEX_priv_x": 0.6583, "F1": 0.653, "compound_pp_quality_y": 0.7032, "metric_y": "Selection_Rate_Difference", "runtime_in_mins_y": 9.255, "null_imputer_name_y": "None", "fairness_intervention_name_y": "NO_FAIRNESS_INTERVENTION", "RAC1P_dis_y": 0.4813, "RAC1P_priv_y": 0.3351, "SEX&RAC1P_dis_y": 0.4839, "SEX&RAC1P_priv_y": 0.3649, "SEX_dis_y": 0.3756, "SEX_priv_y": 0.4067, "overall": 0.389, "Selection_Rate_Difference": 0.1462}]}}
